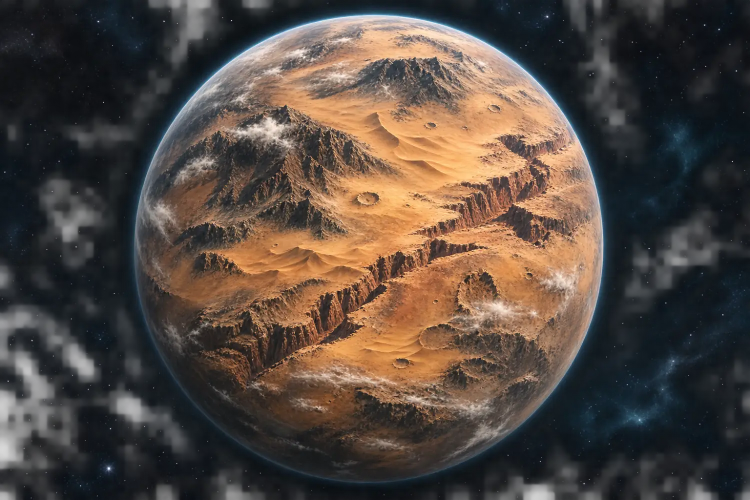
#> input picture src/assets/reference/planets/roccioso_ref.webp, 1500 x 1000 px, found by its file name (shown at 1/2 size); its folder holds 6 pictures in this run
$ python process_planets.py
#> lines starting #> are read from the running program, lines starting #| are printed output that depends on the picture
import os
import numpy as np
from PIL import Image, ImageFilter, ImageDraw

REF_DIR = "src/assets/reference/planets"
OUT_DIR = "src/assets/sprites/planets"


def circular_crop(im: Image.Image, box, out_size=512, inset=0.965, feather=3):
    """Crop `box` (a square region) out of `im`, mask it to a circle, resize
    to `out_size`x`out_size`. `inset` shrinks the circle slightly below the
    box's own radius so no background corner pixels survive at the edge."""
    tile = im.crop(box).convert("RGB").resize((out_size, out_size), Image.LANCZOS)

    mask = Image.new("L", (out_size, out_size), 0)
    draw = ImageDraw.Draw(mask)
    r = out_size / 2 * inset
    cx = cy = out_size / 2
    draw.ellipse((cx - r, cy - r, cx + r, cy + r), fill=255)
    mask = mask.filter(ImageFilter.GaussianBlur(feather))

    rgba = tile.convert("RGBA")
    rgba.putalpha(mask)
    return rgba


def from_standalone(name_in, archetipo):
#> called with name_in = 'roccioso_ref.webp', archetipo = 'roccioso'
    im = Image.open(os.path.join(REF_DIR, name_in)).convert("RGB")
    w, h = im.size
#> w = 1500; h = 1000
    s = min(w, h)
#> s = 1000
    left = (w - s) // 2
#> left = 250
    top = (h - s) // 2
#> top = 0
    out = circular_crop(im, (left, top, left + s, top + s))
#> in circular_crop, `mask = Image.new("L", (out_size, out_size), 0)`: mask: PIL image 512x512 L; every value is 0
#> in circular_crop, `mask = mask.filter(ImageFilter.GaussianBlur(feather))`:
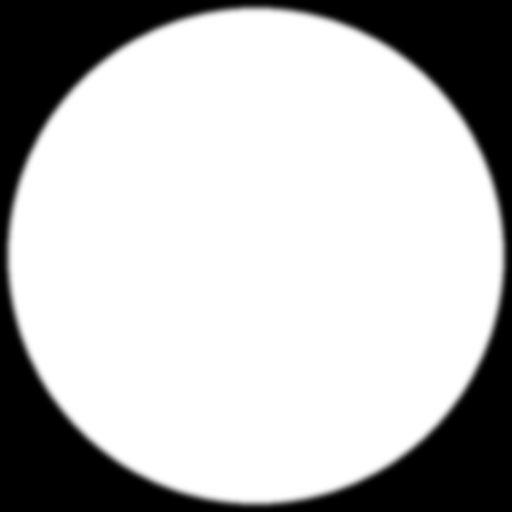
#> mask: PIL image 512x512 L; min 0, max 255, mean 187.9
    out.save(os.path.join(OUT_DIR, f"{archetipo}.png"))
    print(archetipo, "<-", name_in, out.size)
#| roccioso <- roccioso_ref.webp (512, 512)


if __name__ == "__main__":
    os.makedirs(OUT_DIR, exist_ok=True)

    # Only the standalone, individual planet photos are used as real game
    # assets. `archetipi_sheet_ref.webp` is explicitly exemplificative (a
    # reference sheet showing the archetype categories, per the user) and
    # must NOT be cropped into sprites: gassoso/cristallino/anomalo have no
    # individual photo and stay on the procedural texture
    # (src/render/planetTextures.ts), same as "desertico".
    from_standalone("roccioso_ref.webp", "roccioso")
    from_standalone("oceanico_ref.webp", "oceanico")
#> call 2 of from_standalone, with name_in = 'oceanico_ref.webp', archetipo = 'oceanico'
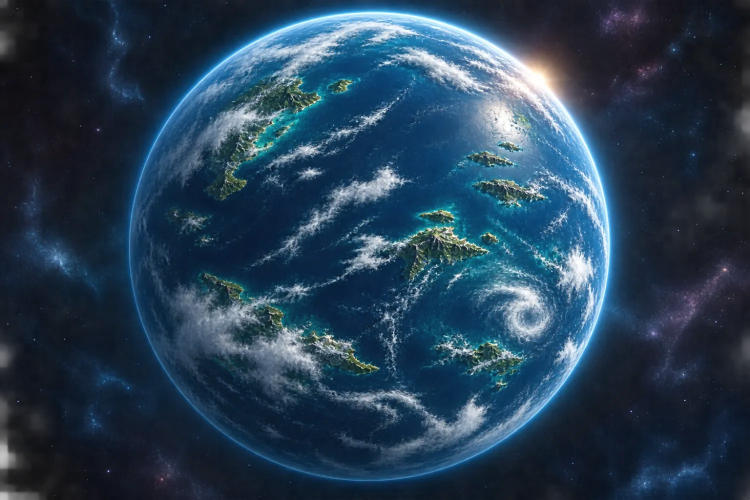
#> input picture src/assets/reference/planets/oceanico_ref.webp, 1500 x 1000 px, found by its file name (shown at 1/2 size)
#> call 2 of circular_crop, with box = (250, 0, 1250, 1000), out_size = 512, inset = 0.965, feather = 3
#> in circular_crop (call 2), `rgba.putalpha(mask)`:
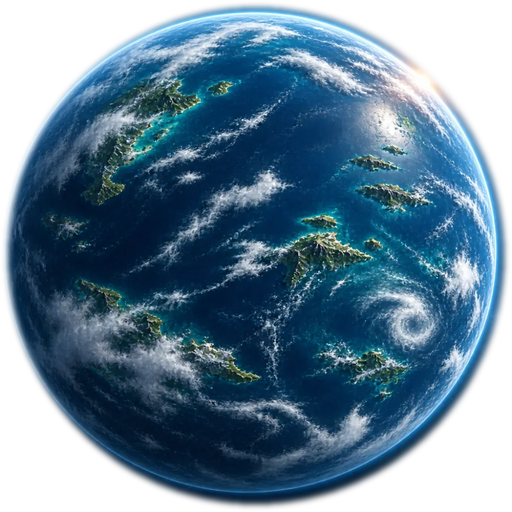
#> rgba: PIL image 512x512 RGBA; mean R, G, B, A 38.5, 71.7, 97.4, 187.9; transparent parts drawn white
#| oceanico <- oceanico_ref.webp (512, 512)
    from_standalone("ghiacciato_ref.webp", "ghiacciato")
#> call 3 of from_standalone, with name_in = 'ghiacciato_ref.webp', archetipo = 'ghiacciato'
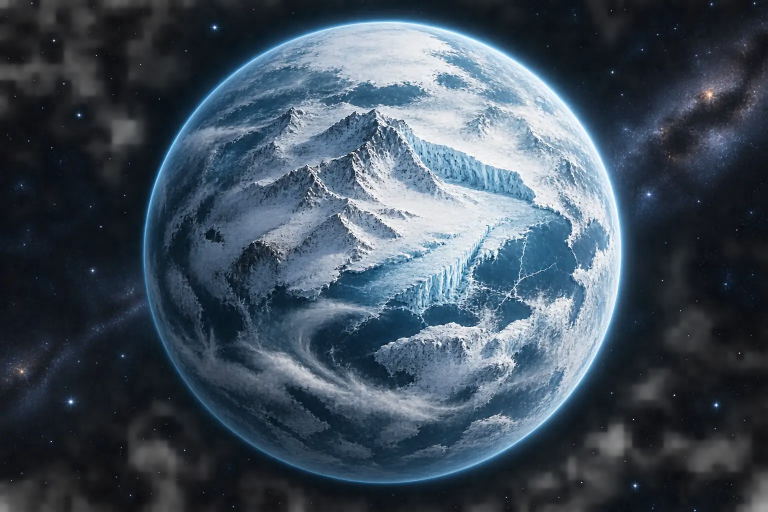
#> input picture src/assets/reference/planets/ghiacciato_ref.webp, 1536 x 1024 px, found by its file name (shown at 1/2 size)
#> call 3 of circular_crop, with box = (256, 0, 1280, 1024), out_size = 512, inset = 0.965, feather = 3
#> in circular_crop (call 3), `rgba.putalpha(mask)`:
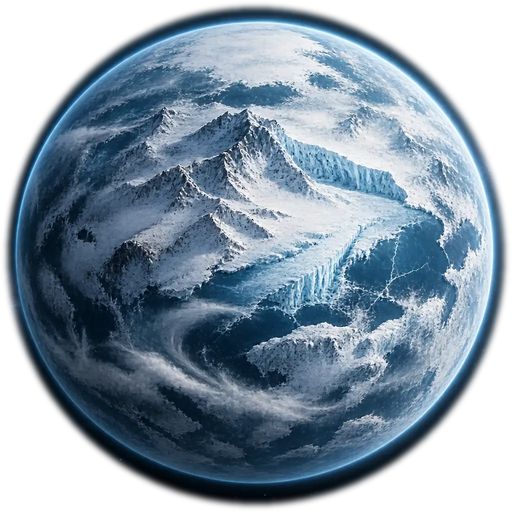
#> rgba: PIL image 512x512 RGBA; mean R, G, B, A 71, 90.1, 106.6, 187.9; transparent parts drawn white
#| ghiacciato <- ghiacciato_ref.webp (512, 512)
    from_standalone("vulcanico_ref.webp", "vulcanico")
#> call 4 of from_standalone, with name_in = 'vulcanico_ref.webp', archetipo = 'vulcanico'
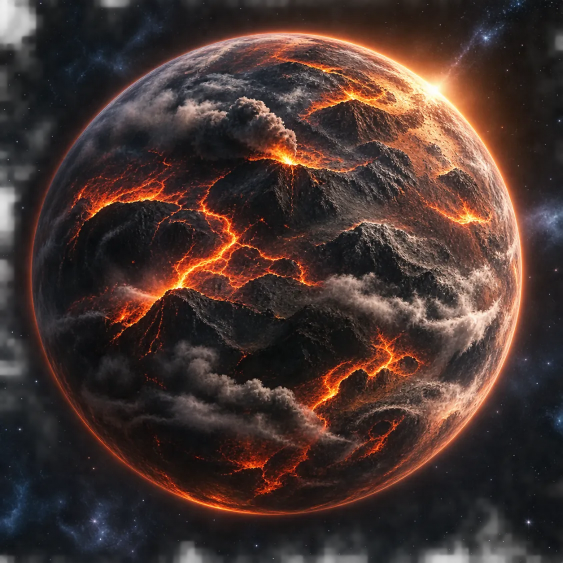
#> input picture src/assets/reference/planets/vulcanico_ref.webp, 1125 x 1125 px, found by its file name (shown at 1/2 size)
#> call 4 of circular_crop, with box = (0, 0, 1125, 1125), out_size = 512, inset = 0.965, feather = 3
#> in circular_crop (call 4), `rgba.putalpha(mask)`:
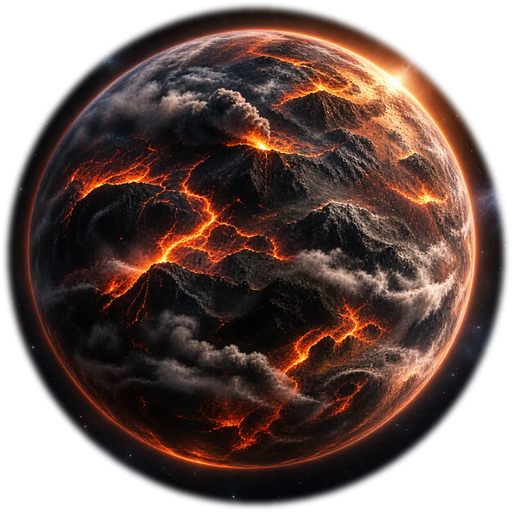
#> rgba: PIL image 512x512 RGBA; mean R, G, B, A 57.3, 38.7, 34, 187.9; transparent parts drawn white
#| vulcanico <- vulcanico_ref.webp (512, 512)
#> (the run stopped early here; a loop or call above may not have finished)
